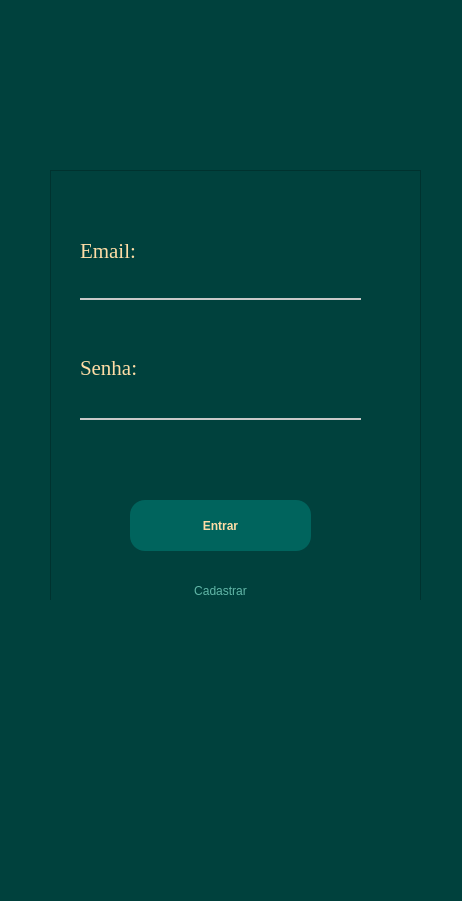
<?xml version="1.0" encoding="UTF-8"?>
<ui version="4.0">
 <class>Form</class>
 <widget class="QWidget" name="Form">
  <property name="geometry">
   <rect>
    <x>0</x>
    <y>0</y>
    <width>462</width>
    <height>901</height>
   </rect>
  </property>
  <property name="minimumSize">
   <size>
    <width>462</width>
    <height>901</height>
   </size>
  </property>
  <property name="maximumSize">
   <size>
    <width>462</width>
    <height>901</height>
   </size>
  </property>
  <property name="windowTitle">
   <string>Form</string>
  </property>
  <property name="styleSheet">
   <string notr="true">background-color: rgb(0, 65, 61);</string>
  </property>
  <widget class="QFrame" name="frame">
   <property name="geometry">
    <rect>
     <x>50</x>
     <y>170</y>
     <width>371</width>
     <height>541</height>
    </rect>
   </property>
   <property name="frameShape">
    <enum>QFrame::StyledPanel</enum>
   </property>
   <property name="frameShadow">
    <enum>QFrame::Raised</enum>
   </property>
   <widget class="QLineEdit" name="loginemail">
    <property name="geometry">
     <rect>
      <x>30</x>
      <y>110</y>
      <width>281</width>
      <height>20</height>
     </rect>
    </property>
    <property name="font">
     <font>
      <family>Georgia</family>
      <pointsize>11</pointsize>
     </font>
    </property>
    <property name="styleSheet">
     <string notr="true">#loginemail{
border: 0;
color: rgb(255, 255, 255);
border-bottom: 2px solid rgb(200, 200, 200);
}

 </string>
    </property>
    <property name="alignment">
     <set>Qt::AlignLeading|Qt::AlignLeft|Qt::AlignVCenter</set>
    </property>
   </widget>
   <widget class="QLineEdit" name="loginsenha">
    <property name="geometry">
     <rect>
      <x>30</x>
      <y>230</y>
      <width>281</width>
      <height>20</height>
     </rect>
    </property>
    <property name="font">
     <font>
      <family>Georgia</family>
      <pointsize>11</pointsize>
     </font>
    </property>
    <property name="styleSheet">
     <string notr="true">#loginsenha{
border: 0;
color: rgb(255, 255, 255);
border-bottom: 2px solid rgb(200, 200, 200);
}

 </string>
    </property>
   </widget>
   <widget class="QLabel" name="label_2">
    <property name="geometry">
     <rect>
      <x>30</x>
      <y>70</y>
      <width>71</width>
      <height>21</height>
     </rect>
    </property>
    <property name="font">
     <font>
      <family>Georgia</family>
      <pointsize>16</pointsize>
      <weight>50</weight>
      <italic>false</italic>
      <bold>false</bold>
     </font>
    </property>
    <property name="styleSheet">
     <string notr="true">color: #FFDDA6;
font: 16pt &quot;Georgia&quot;;</string>
    </property>
    <property name="text">
     <string>Email:</string>
    </property>
   </widget>
   <widget class="QLabel" name="label_3">
    <property name="geometry">
     <rect>
      <x>30</x>
      <y>190</y>
      <width>61</width>
      <height>16</height>
     </rect>
    </property>
    <property name="font">
     <font>
      <family>Georgia</family>
      <pointsize>16</pointsize>
      <weight>50</weight>
      <italic>false</italic>
      <bold>false</bold>
     </font>
    </property>
    <property name="styleSheet">
     <string notr="true">color: rgb(255, 221, 166);
font: 16pt &quot;Georgia&quot;;</string>
    </property>
    <property name="text">
     <string>Senha:</string>
    </property>
   </widget>
   <widget class="QPushButton" name="entrar">
    <property name="geometry">
     <rect>
      <x>80</x>
      <y>330</y>
      <width>181</width>
      <height>51</height>
     </rect>
    </property>
    <property name="styleSheet">
     <string notr="true">
#entrar{  
    color: #FFDDA6;
	background-color:#00645d;
    border: none;
    height: 60px;
    line-height: 30px;
    padding: 0 20px;
    text-transform: uppercase;
    font-weight: bold;
    cursor: pointer;
	border-radius: 15px;
	font: 12pt &quot;Georgia&quot;;
}
#entrar:hover{
	background-color: #008779;
}</string>
    </property>
    <property name="text">
     <string>Entrar</string>
    </property>
   </widget>
   <widget class="QPushButton" name="cadastrarlog">
    <property name="geometry">
     <rect>
      <x>130</x>
      <y>410</y>
      <width>81</width>
      <height>21</height>
     </rect>
    </property>
    <property name="styleSheet">
     <string notr="true">#cadastrarlog{
	font: 12pt &quot;Georgia&quot;;
	border:none;
	color:#61B6A7;
}</string>
    </property>
    <property name="text">
     <string>Cadastrar</string>
    </property>
   </widget>
  </widget>
  <widget class="QLabel" name="label">
   <property name="geometry">
    <rect>
     <x>90</x>
     <y>0</y>
     <width>281</width>
     <height>211</height>
    </rect>
   </property>
   <property name="text">
    <string/>
   </property>
   <property name="pixmap">
    <pixmap>fotos/login-imagem.png</pixmap>
   </property>
   <property name="scaledContents">
    <bool>true</bool>
   </property>
  </widget>
  <widget class="QLabel" name="label_4">
   <property name="geometry">
    <rect>
     <x>0</x>
     <y>600</y>
     <width>461</width>
     <height>301</height>
    </rect>
   </property>
   <property name="text">
    <string/>
   </property>
   <property name="pixmap">
    <pixmap>fotos/login-imagem3.png</pixmap>
   </property>
   <property name="scaledContents">
    <bool>true</bool>
   </property>
  </widget>
  <zorder>label</zorder>
  <zorder>frame</zorder>
  <zorder>label_4</zorder>
 </widget>
 <resources/>
 <connections/>
</ui>
